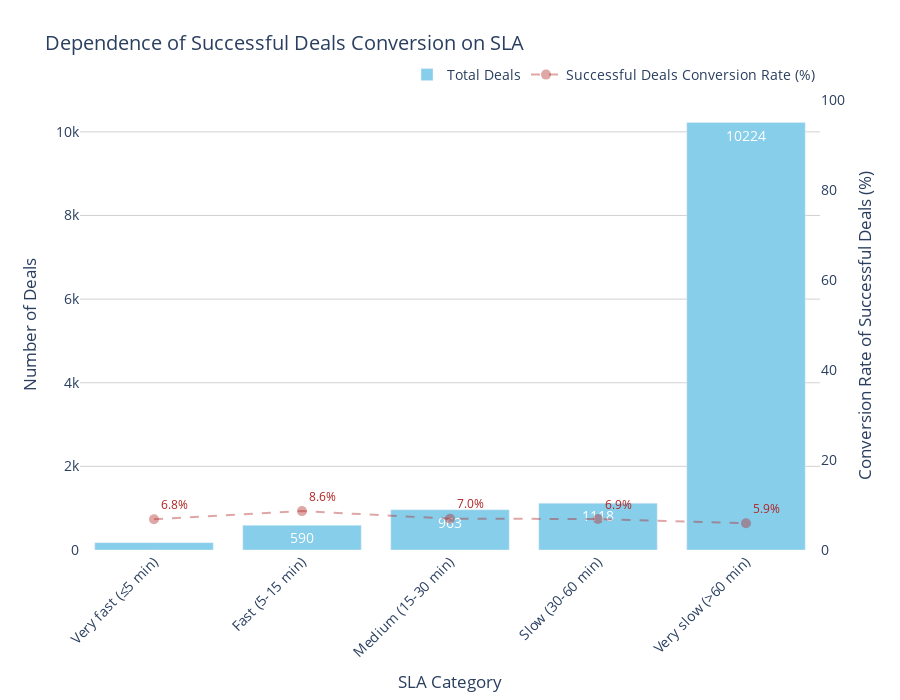

Notebook code cell kept with this figure:
### Code cell
import plotly.express as px
import plotly.graph_objects as go

# Filter deals with non-empty SLA_range
deals_with_sla = deals_df[deals_df['SLA_range'].notna()]

# Separate successful and unsuccessful deals
successful = deals_with_sla[(deals_with_sla['Stage'] == 'Payment Done') & (deals_with_sla['Offer Total Amount'].notna())]
unsuccessful = deals_with_sla[(deals_with_sla['Stage'] != 'Payment Done') & (deals_with_sla['Offer Total Amount'].isna())]

# Group by SLA_range
success_counts = successful['SLA_range'].value_counts().sort_index()
unsuccess_counts = unsuccessful['SLA_range'].value_counts().sort_index()

# Align categories order
sla_categories = [
    'Very fast (≤5 min)',
    'Fast (5-15 min)',
    'Medium (15-30 min)',
    'Slow (30-60 min)',
    'Very slow (>60 min)'
]

success_counts = success_counts.reindex(sla_categories, fill_value=0)
unsuccess_counts = unsuccess_counts.reindex(sla_categories, fill_value=0)

total_counts = success_counts + unsuccess_counts
conversion_rate = (success_counts / total_counts * 100).fillna(0)

fig = go.Figure()

fig.add_trace(go.Bar(
    x=sla_categories,
    y=total_counts,
    name='Total Deals',
    marker_color='skyblue',
    text=total_counts,
    textposition='inside',  # labels inside bars
    textfont=dict(size=14, color='white')
))

fig.add_trace(go.Scatter(
    x=sla_categories,
    y=conversion_rate,
    name='Successful Deals Conversion Rate (%)',
    mode='lines+markers+text',
    marker=dict(color='rgba(178,34,34,0.4)', size=10),  # semi-transparent color
    line=dict(color='rgba(178,34,34,0.4)', width=2, dash='dash'),  # semi-transparent dashed line
    text=[f"{v:.1f}%" for v in conversion_rate],
    textposition='top right',
    textfont=dict(size=12, color='firebrick'),
    yaxis='y2'
))

fig.update_layout(
    title='Dependence of Successful Deals Conversion on SLA',
    xaxis=dict(title='SLA Category', tickangle=-45),
    yaxis=dict(
        title='Number of Deals',
        showgrid=True,
        gridcolor='lightgrey',
        zeroline=False,
    ),
    yaxis2=dict(
        title='Conversion Rate of Successful Deals (%)',
        overlaying='y',
        side='right',
        showgrid=False,
        zeroline=False,
        range=[0, 100]
    ),
    barmode='group',
    plot_bgcolor='white',
    paper_bgcolor='white',
    height=700,
    font=dict(size=14),
    legend=dict(
        orientation='h',
        yanchor='bottom',
        y=1.02,
        xanchor='right',
        x=1
    )
)

fig.show()

### Figure 1 — Plotly figure (JSON) as saved in the notebook; plotly's stock layout.template omitted (floating-point values rounded to 4 significant figures)
{"data": [{"marker": {"color": "skyblue"}, "name": "Total Deals", "text": [176.0, 590.0, 963.0, 1118.0, 10220.0], "textfont": {"color": "white", "size": 14}, "textposition": "inside", "type": "bar", "x": ["Very fast (≤5 min)", "Fast (5-15 min)", "Medium (15-30 min)", "Slow (30-60 min)", "Very slow (>60 min)"], "y": [176, 590, 963, 1118, 10224]}, {"line": {"color": "rgba(178,34,34,0.4)", "dash": "dash", "width": 2}, "marker": {"color": "rgba(178,34,34,0.4)", "size": 10}, "mode": "lines+markers+text", "name": "Successful Deals Conversion Rate (%)", "text": ["6.8%", "8.6%", "7.0%", "6.9%", "5.9%"], "textfont": {"color": "firebrick", "size": 12}, "textposition": "top right", "type": "scatter", "x": ["Very fast (≤5 min)", "Fast (5-15 min)", "Medium (15-30 min)", "Slow (30-60 min)", "Very slow (>60 min)"], "y": [6.818, 8.644, 6.957, 6.887, 5.937], "yaxis": "y2"}], "layout": {"barmode": "group", "font": {"size": 14}, "height": 700, "legend": {"orientation": "h", "x": 1, "xanchor": "right", "y": 1.02, "yanchor": "bottom"}, "paper_bgcolor": "white", "plot_bgcolor": "white", "title": {"text": "Dependence of Successful Deals Conversion on SLA"}, "xaxis": {"tickangle": -45, "title": {"text": "SLA Category"}}, "yaxis": {"gridcolor": "lightgrey", "showgrid": true, "title": {"text": "Number of Deals"}, "zeroline": false}, "yaxis2": {"overlaying": "y", "range": [0, 100], "showgrid": false, "side": "right", "title": {"text": "Conversion Rate of Successful Deals (%)"}, "zeroline": false}}}
